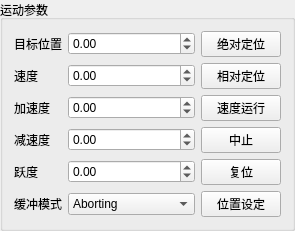
        <widget class="QGroupBox" name="groupBox_9">
         <property name="title">
          <string>运动参数</string>
         </property>
         <layout class="QGridLayout" name="gridLayout_7">
          <item row="0" column="0">
           <widget class="QLabel" name="lbHomeStatus_33">
            <property name="text">
             <string>目标位置</string>
            </property>
           </widget>
          </item>
          <item row="0" column="1">
           <widget class="QDoubleSpinBox" name="txAxisRefPos">
            <property name="readOnly">
             <bool>false</bool>
            </property>
            <property name="decimals">
             <number>2</number>
            </property>
            <property name="minimum">
             <double>-999999.000000000000000</double>
            </property>
            <property name="maximum">
             <double>999999.989999999990687</double>
            </property>
            <property name="value">
             <double>0.000000000000000</double>
            </property>
           </widget>
          </item>
          <item row="0" column="2">
           <widget class="QPushButton" name="btAxisMoveAbs">
            <property name="text">
             <string>绝对定位</string>
            </property>
           </widget>
          </item>
          <item row="1" column="0">
           <widget class="QLabel" name="lbHomeStatus_31">
            <property name="text">
             <string>速度</string>
            </property>
           </widget>
          </item>
          <item row="1" column="1">
           <widget class="QDoubleSpinBox" name="txAxisRefVel">
            <property name="readOnly">
             <bool>false</bool>
            </property>
            <property name="decimals">
             <number>2</number>
            </property>
            <property name="minimum">
             <double>-999999.000000000000000</double>
            </property>
            <property name="maximum">
             <double>999999.989999999990687</double>
            </property>
            <property name="value">
             <double>0.000000000000000</double>
            </property>
           </widget>
          </item>
          <item row="1" column="2">
           <widget class="QPushButton" name="btAxisMoveRel">
            <property name="text">
             <string>相对定位</string>
            </property>
           </widget>
          </item>
          <item row="2" column="0">
           <widget class="QLabel" name="lbHomeStatus_32">
            <property name="text">
             <string>加速度</string>
            </property>
           </widget>
          </item>
          <item row="2" column="1">
           <widget class="QDoubleSpinBox" name="txAxisRefAcc">
            <property name="readOnly">
             <bool>false</bool>
            </property>
            <property name="decimals">
             <number>2</number>
            </property>
            <property name="minimum">
             <double>-999999.000000000000000</double>
            </property>
            <property name="maximum">
             <double>999999.989999999990687</double>
            </property>
            <property name="value">
             <double>0.000000000000000</double>
            </property>
           </widget>
          </item>
          <item row="2" column="2">
           <widget class="QPushButton" name="btAxisMoveVel">
            <property name="text">
             <string>速度运行</string>
            </property>
           </widget>
          </item>
          <item row="3" column="0">
           <widget class="QLabel" name="lbHomeStatus_30">
            <property name="text">
             <string>减速度</string>
            </property>
           </widget>
          </item>
          <item row="3" column="1">
           <widget class="QDoubleSpinBox" name="txAxisRefDec">
            <property name="readOnly">
             <bool>false</bool>
            </property>
            <property name="decimals">
             <number>2</number>
            </property>
            <property name="minimum">
             <double>-999999.000000000000000</double>
            </property>
            <property name="maximum">
             <double>999999.989999999990687</double>
            </property>
            <property name="value">
             <double>0.000000000000000</double>
            </property>
           </widget>
          </item>
          <item row="3" column="2">
           <widget class="QPushButton" name="btAxisMoveHalt">
            <property name="text">
             <string>中止</string>
            </property>
           </widget>
          </item>
          <item row="4" column="0">
           <widget class="QLabel" name="lbHomeStatus_26">
            <property name="text">
             <string>跃度</string>
            </property>
           </widget>
          </item>
          <item row="4" column="1">
           <widget class="QDoubleSpinBox" name="txAxisRefJerk">
            <property name="readOnly">
             <bool>false</bool>
            </property>
            <property name="decimals">
             <number>2</number>
            </property>
            <property name="minimum">
             <double>-999999.000000000000000</double>
            </property>
            <property name="maximum">
             <double>999999.989999999990687</double>
            </property>
            <property name="value">
             <double>0.000000000000000</double>
            </property>
           </widget>
          </item>
          <item row="5" column="0">
           <widget class="QLabel" name="lbHomeStatus_27">
            <property name="text">
             <string>缓冲模式</string>
            </property>
           </widget>
          </item>
          <item row="5" column="1">
           <widget class="QComboBox" name="cbAxisBufferMode">
            <item>
             <property name="text">
              <string>Aborting</string>
             </property>
            </item>
            <item>
             <property name="text">
              <string>Buffered</string>
             </property>
            </item>
            <item>
             <property name="text">
              <string>BlendingLow</string>
             </property>
            </item>
            <item>
             <property name="text">
              <string>BlendingPrevious</string>
             </property>
            </item>
            <item>
             <property name="text">
              <string>BlendingNext</string>
             </property>
            </item>
            <item>
             <property name="text">
              <string>BlendingHigh</string>
             </property>
            </item>
           </widget>
          </item>
          <item row="5" column="2">
           <widget class="QPushButton" name="btAxisSetPos">
            <property name="text">
             <string>位置设定</string>
            </property>
           </widget>
          </item>
          <item row="4" column="2">
           <widget class="QPushButton" name="btAxisReset">
            <property name="text">
             <string>复位</string>
            </property>
           </widget>
          </item>
         </layout>
        </widget>
